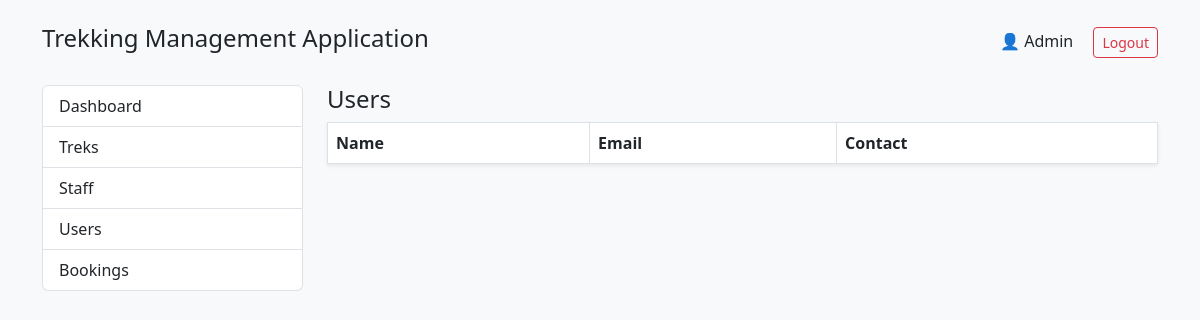
Before: /admin/users (signed in) with the older database file.
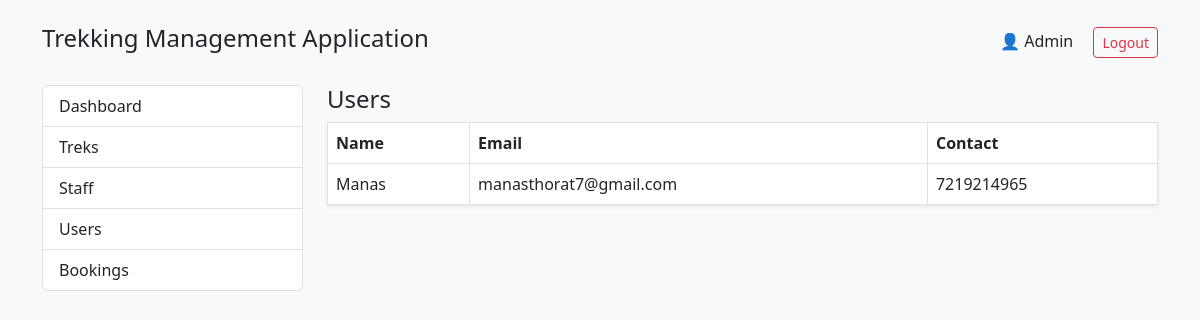
After: the same page with the newer database file.
### models.py (models this page shows)
class User(db.Model, UserMixin):
    id = db.Column(db.Integer, primary_key=True)
    name = db.Column(db.String(100), nullable=False)
    email = db.Column(db.String(120), unique=True, nullable=False)
    password = db.Column(db.String(200), nullable=False)
    role = db.Column(db.String(20), nullable=False, default='user')
    contact_details = db.Column(db.String(200), nullable=True)
    status = db.Column(db.String(20), nullable=False, default='Active') # Active/Inactive/Pending
    assigned_treks = db.relationship('Trek', backref='assigned_staff', lazy=True)
    bookings = db.relationship('Booking', backref='user', lazy=True)

### routes/admin.py (the view)
@admin_bp.route('/users')
@login_required
@admin_required
def manage_users():
    users = User.query.filter_by(role='user').all()
    return render_template('admin/users.html', users=users)

### routes/admin.py (called while the page is built)
def admin_required(f):
    @wraps(f)
    def decorated_function(*args, **kwargs):
        if not current_user.is_authenticated or current_user.role != 'admin':
            flash('Access Denied. Administrator privileges required.', 'danger')
            return redirect(url_for('auth.login'))
        return f(*args, **kwargs)
    return decorated_function

### templates/admin/users.html (shortened to what this page needs)
{% extends "admin/admin_layout.html" %}
{% block admin_content %}
<h4>Users</h4>
<table class="table table-bordered bg-white shadow-sm">
    <thead>
        <tr>
            <th>Name</th>
            <th>Email</th>
            <th>Contact</th>
        </tr>
    </thead>
    <tbody>
        {% for user in users %}
        <tr>
            <td>{{ user.name }}</td>
            <td>{{ user.email }}</td>
            <td>{{ user.contact_details }}</td>
        </tr>
        {% endfor %}
    </tbody>
</table>
{% endblock %}

Changed rows visible on the page:
added User: name "Manas", email "manasthorat7@gmail.com", contact_details "7219214965"
